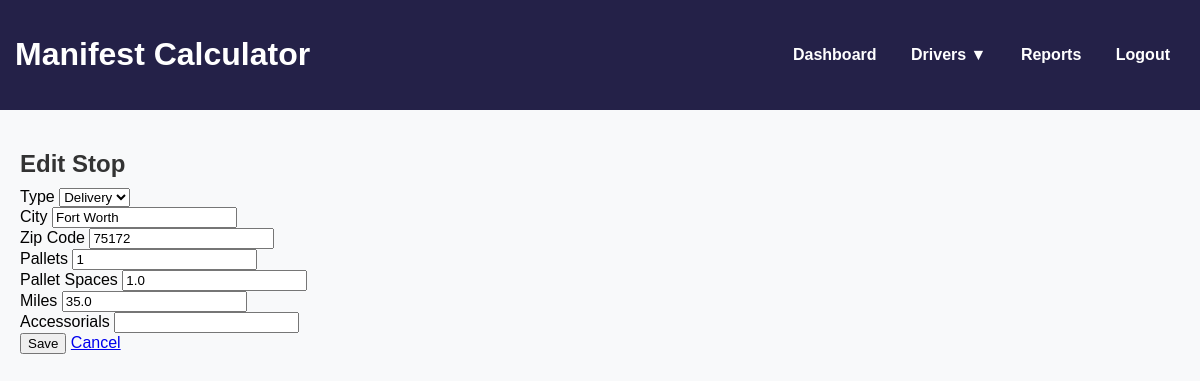
The app's page /edit_stop/3/2 with its own data.
### models.py (models this page shows)
class Stop(db.Model):
    id = db.Column(db.Integer, primary_key=True)
    manifest_id = db.Column(db.Integer, db.ForeignKey('manifest.id'), nullable=False)
    type = db.Column(db.String(20))   # Delivery / Pickup
    city = db.Column(db.String(100))
    zip_code = db.Column(db.String(10))
    zone = db.Column(db.String(5))
    pallets = db.Column(db.Integer)
    pallet_spaces = db.Column(db.Float)
    miles = db.Column(db.Float, default=0.0)
    rate = db.Column(db.Float)        # lookup from zone table
    accessorials = db.Column(db.String(200))
    total = db.Column(db.Float)       # rate + extras
    manifest = db.relationship('Manifest', back_populates='stops')

### app.py (the view, shortened to what this page needs)
@app.route("/edit_stop/<int:stop_id>/<int:manifest_id>", methods=["GET", "POST"])
def edit_stop(stop_id, manifest_id):
    stop = Stop.query.get_or_404(stop_id)
    return render_template("edit_stop.html", stop=stop, manifest_id=manifest_id)

### app.py (called while the page is built)
@app.context_processor
def inject_drivers():
    all_drivers = Driver.query.order_by(Driver.name).all()
    return dict(all_drivers=all_drivers)

### templates/edit_stop.html (shortened to what this page needs)
{% extends "base.html" %}
{% block content %}
<h2>Edit Stop</h2>
<form method="POST">
  <div>
    <label>Type</label>
    <select name="type">
        <option value="DELIVERY" {% if stop.type == "DELIVERY" %}selected{% endif %}>Delivery</option>
    </select>
  </div>
  <div>
    <label>City</label>
    <input type="text" name="city" value="{{ stop.city }}" required>
  </div>
  <div>
    <label>Zip Code</label>
    <input type="text" name="zip_code" value="{{ stop.zip_code }}" required>
  </div>
  <div>
    <label>Pallets</label>
    <input type="number" name="pallets" value="{{ stop.pallets }}" required>
  </div>
  <div>
    <label>Pallet Spaces</label>
    <input type="number" step="0.5" name="pallet_spaces" value="{{ stop.pallet_spaces }}" required>
  </div>
  <div>
    <label>Miles</label>
    <input type="number" step="0.1" name="miles" value="{{ stop.miles }}" {% if stop.zone %}readonly{% endif %}>
  </div>
  <div>
    <label>Accessorials</label>
    <input type="text" name="accessorials" value="{{ stop.accessorials }}">
  </div>
  <button type="submit" class="btn btn-success">Save</button>
  <a href="{{ url_for('manifest_detail', manifest_id=manifest_id) }}" class="btn btn-secondary">Cancel</a>
</form>
{% endblock %}

### static/css/style.css (style rules this page uses)
body { font-family: Arial, sans-serif; margin: 0; background: #f8f9fa; }
h2 { margin-bottom: 10px; color: #333; }

### records on screen
Stop: type "Delivery", city "Fort Worth", zip_code "75172", pallets "1", pallet_spaces "1.0", miles "35.0"
